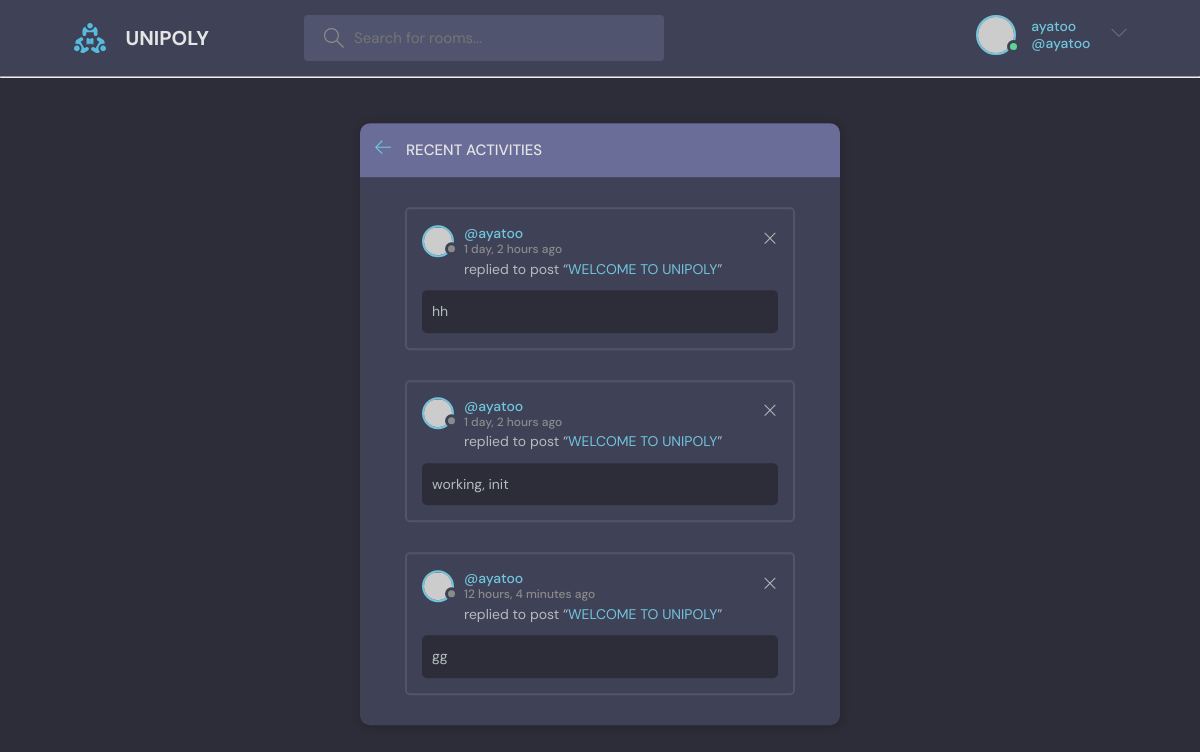
Screenshot of /activity/ (signed in) with the database file from the repository.
### base/models.py (models this page shows, shortened)
class Message(models.Model):
    user = models.ForeignKey(User, on_delete=models.CASCADE)
    room = models.ForeignKey(Room, on_delete=models.CASCADE)
    body = models.TextField(null=False)
    updated = models.DateTimeField(auto_now=True)
    created = models.DateTimeField(auto_now_add=True)
    class Meta:
        ordering = ["updated", 'created']
    def __str__(self):
        return self.body[0:50]

class Room(models.Model):
    host = models.ForeignKey(User, on_delete=models.SET_NULL, null=True)
    participants = models.ManyToManyField(User, related_name='participants', blank=True)
    topic = models.ForeignKey(Topic, on_delete=models.SET_NULL, null=True)
    question = models.TextField(null=True, blank=True)
    answer = models.CharField(max_length=255, null=True, blank=True, default=' ')
    name = models.CharField(max_length=200)
    description = models.TextField(null=True, blank=True)
    updated = models.DateTimeField(auto_now=True)
    created = models.DateTimeField(auto_now_add=True)
    slug = models.SlugField(blank=True)
    class Meta:
        ordering = ["-updated", '-created']
    def __str__(self):
        return self.name

### base/views.py (the view)
# urls.py: path('activity/', views.activitypage, name = "activity"),
def activitypage(request):
    room_messages = Message.objects.all()
    return render(request, 'base/activity.html', {"room_messages": room_messages})

### base/templates/base/activity.html
{% extends 'main.html' %}
{% block content %}
<main class="layout">
      <div class="container">
        <div class="layout__box">
          <div class="layout__boxHeader">
            <div class="layout__boxTitle">
              <a href="{% url 'home' %}">
                <svg version="1.1" xmlns="http://www.w3.org/2000/svg" width="32" height="32" viewBox="0 0 32 32">
                  <title>arrow-left</title>
                  <path
                    d="M13.723 2.286l-13.723 13.714 13.719 13.714 1.616-1.611-10.96-10.96h27.625v-2.286h-27.625l10.965-10.965-1.616-1.607z"
                  ></path>
                </svg>
              </a>
              <h3>Recent Activities</h3>
            </div>
          </div>
          {% for message in room_messages %}
          <div class="activities-page layout__body">
            <div class="activities__box">
              <div class="activities__boxHeader roomListRoom__header">
                <a href="{% url 'userprofile' message.user.id %}" class="roomListRoom__author">
                  <div class="avatar avatar--small">
                    <img src="https://randomuser.me/api/portraits/women/11.jpg" />
                  </div>
                  <p>
                    @{{message.user.username}}
                    <span>{{message.created|timesince}} ago</span>
                  </p>
                </a>
                {% if request.user == message.user %}
                <div class="roomListRoom__actions">
                  <a href="{% url 'deletemessage' message.id %}">
                    <svg version="1.1" xmlns="http://www.w3.org/2000/svg" width="32" height="32" viewBox="0 0 32 32">
                      <title>remove</title>
                      <path
                        d="M27.314 6.019l-1.333-1.333-9.98 9.981-9.981-9.981-1.333 1.333 9.981 9.981-9.981 9.98 1.333 1.333 9.981-9.98 9.98 9.98 1.333-1.333-9.98-9.98 9.98-9.981z"
                      ></path>
                    </svg>
                  </a>
                </div>
                {%endif%}
              </div>
              <div class="activities__boxContent">
                <p>replied to post “<a href="{% url 'room' message.room.id %}">{{message.room}}</a>”</p>
                <div class="activities__boxRoomContent">
                  {{message}}
                </div>
              </div>
            </div>
          </div>
          {% endfor %}
        </div>
      </div>
    </main>
    {% endblock %}

### templates/nav_bar.html (shortened to what this page needs)
{% load static %}
<header class="header header--loggedIn">
    <div class="container">
      <a href="{% url 'home' %}" class="header__logo">
        <img src="{% static 'images/logo.svg' %}" />
        <h1>UNIPOLY</h1>
      </a>
      <form class="header__search" method="GET" action="{% url 'home' %}">
        <label>
          <input name="q" placeholder="Search for rooms..." />
        </label>
      </form>
      <nav class="header__menu">
        {% if request.user.is_authenticated %}
        <div class="header__user">
          <a href="{% url 'userprofile' user.id %}">
            <div class="avatar avatar--medium active">
              <img src="https://randomuser.me/api/portraits/men/37.jpg" />
            </div>
            <p><span id='username'>{{request.user.username}}</span> <span>@{{request.user.username}}</span></p>
          </a>
          <button class="dropdown-button">
            <svg version="1.1" xmlns="http://www.w3.org/2000/svg" width="32" height="32" viewBox="0 0 32 32">
              <title>chevron-down</title>
              <path d="M16 21l-13-13h-3l16 16 16-16h-3l-13 13z"></path>
            </svg>
          </button>
        </div>
        {% else %}
        <a href="{% url 'login'%}">
          <img src="{% static 'images/avatar.svg' %}" />
          <p>Login</p>
        </a>
        {% endif %}
      </nav>
    </div>
  </header>
<hr>

### rows the page displays
Message: user.username "ayatoo", created "1 day, 2 hours", room "WELCOME TO UNIPOLY", body "hh"
Message: user.username "ayatoo", created "1 day, 2 hours", room "WELCOME TO UNIPOLY", body "working, init"
Message: user.username "ayatoo", created "12 hours, 4 minutes", room "WELCOME TO UNIPOLY", body "gg"

### other values shown
{{ request.user.username }} "ayatoo"
